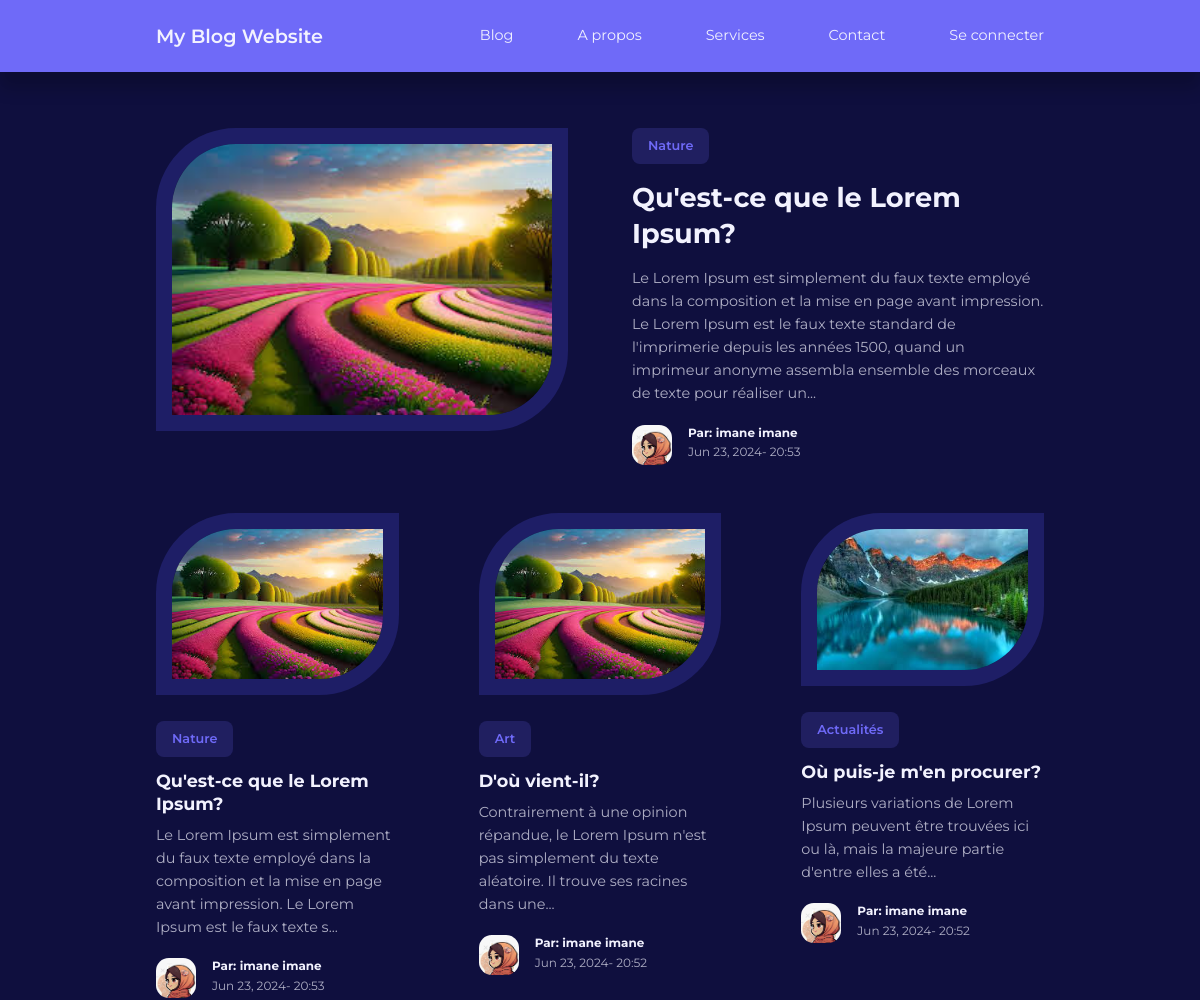
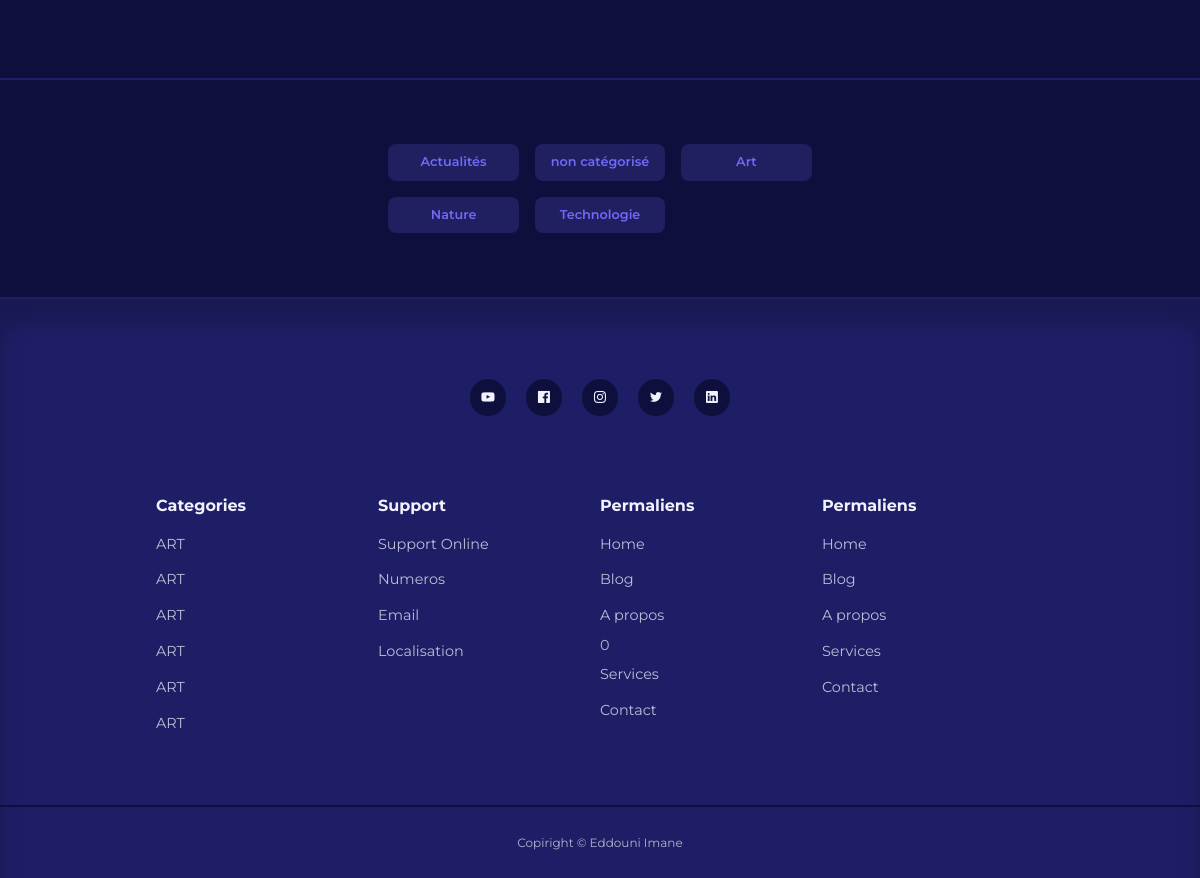
The page / on the database its author committed (2 pictures, top to bottom).
### tables this page shows
CREATE TABLE `posts` (
  `id` int(11) NOT NULL,
  `titre` varchar(255) NOT NULL,
  `body` text NOT NULL,
  `couverture` varchar(255) NOT NULL,
  `date_time` timestamp NOT NULL DEFAULT current_timestamp(),
  `category_id` int(11) UNSIGNED DEFAULT NULL,
  `author_id` int(11) UNSIGNED NOT NULL,
  `is_featured` tinyint(1) NOT NULL
);

CREATE TABLE `categories` (
  `id` int(11) UNSIGNED NOT NULL,
  `titre` varchar(50) NOT NULL,
  `description` text NOT NULL
);

CREATE TABLE `users` (
  `id` int(11) UNSIGNED NOT NULL,
  `prenom` varchar(50) NOT NULL,
  `nom` varchar(50) NOT NULL,
  `nom_utilisateur` varchar(50) NOT NULL,
  `email` varchar(100) NOT NULL,
  `password` varchar(255) NOT NULL,
  `avatar` varchar(255) NOT NULL,
  `is_admin` tinyint(1) NOT NULL
);

### index.php (the view)
<?php
   include 'partials/header.php';
   $featured_query  = "SELECT * FROM posts WHERE is_featured =1";
   $featured_result = mysqli_query($connection, $featured_query);
   $featured = mysqli_fetch_assoc($featured_result);
   $query = "SELECT * FROM posts ORDER BY date_time DESC LIMIT 9";
   $posts = mysqli_query($connection, $query);
   ?>
<?php if (mysqli_num_rows($featured_result) == 1) : ?>
    <section class="featured">
        <div class="container featured__container">
            <div class="post__thumbnail">
                <img src="./images/<?= $featured['couverture'] ?>">
            </div>
            <div class="post__info">
                <?php
                   $categry_id = $featured['category_id'];
                   $category_query = "SELECT * FROM categories WHERE id = $categry_id";
                   $category_result = mysqli_query($connection, $category_query);
                   $category = mysqli_fetch_assoc($category_result);
                   ?>
                <a href="<?= ROOT_URL ?>category-posts.php?id=<?= $featured['category_id'] ?>" class="category__button"><?= $category['titre'] ?></a>
                <h2 class="post__title"><a href="<?= ROOT_URL ?>post.php?id=<?= $featured['id'] ?>"><?= $featured['titre'] ?></a></h2>
                <p class="post__body">
                    <?= substr($featured['body'], 0, 300) ?>...
                </p>
                <div class="post__author">
                    <?php
                       $author_id = $featured['author_id'];
                       $author_query = "SELECT * FROM users WHERE id = $author_id";
                       $author_result = mysqli_query($connection, $author_query);
                       $author = mysqli_fetch_assoc($author_result);
                       ?>
                    <div class="post__author-avatar">
                        <img src="./images/<?= $author['avatar'] ?>">
                    </div>
                    <div class="post__author-info">
                        <h5>Par: <?= "{$author['prenom']} {$author['nom']}" ?></h5>
                        <small><?= date("M d, Y- H:i", strtotime($featured['date_time'])) ?></small>
                    </div>
                </div>
            </div>
        </div>
    </section>
<?php endif ?>
<section class="posts <?= $featured ? '' : 'section__extra-margin' ?>">
    <div class="container posts__container">
        <?php while ($post = mysqli_fetch_assoc($posts)) : ?>
            <article class="post">
                <div class="post__thumbnail">
                    <img src="./images/<?= $post['couverture'] ?>">
                </div>
                <div class=" post__info">
                    <?php
                       $categry_id = $post['category_id'];
                       $category_query = "SELECT * FROM categories WHERE id = $categry_id";
                       $category_result = mysqli_query($connection, $category_query);
                       $category = mysqli_fetch_assoc($category_result);
                       ?>
                    <a href="<?= ROOT_URL ?>category-posts.php?id=<?= $post['category_id'] ?>" class="category__button"><?= $category['titre'] ?></a>
                    <h3 class="post__title">
                        <a href="<?= ROOT_URL ?>post.php?id=<?= $post['id'] ?>"><?= $post['titre'] ?></a>
                    </h3>
                    <p class="post__body">
                        <?= substr($post['body'], 0, 150) ?>...
                    </p>
                    <div class="post__author">
                        <?php
                           $author_id = $post['author_id'];
                           $author_query = "SELECT * FROM users WHERE id = $author_id";
                           $author_result = mysqli_query($connection, $author_query);
                           $author = mysqli_fetch_assoc($author_result);
                           ?>
                        <div class="post__author-avatar">
                            <img src="./images/<?= $author['avatar'] ?>">
                        </div>
                        <div class="post__author-info">
                            <h5>Par: <?= "{$author['prenom']} {$author['nom']}" ?></h5>
                            <small>
                                <?= date("M d, Y- H:i", strtotime($post['date_time'])) ?>
                            </small>
                        </div>
                    </div>
                </div>
            </article>
        <?php endwhile ?>
    </div>
</section>
<div class="category__buttons">
    <div class="container category__buttons-container">
        <?php
           $all_categories_query = "SELECT * FROM categories";
           $all_categories_result = mysqli_query($connection, $all_categories_query);
           ?> <?php while ($category = mysqli_fetch_assoc($all_categories_result)) : ?>
            <a href="<?= ROOT_URL ?>category-posts.php?id=<?= $category['id'] ?>" class="category__button"><?= $category['titre'] ?></a>
        <?php endwhile ?>
    </div>
</div>
<?php include 'partials/footer.php' ?>

### partials/header.php (shortened to what this page needs)
<!DOCTYPE html>
<html lang="en">
<head>
    <link rel="stylesheet" href="<?= ROOT_URL ?>/css/style.css">
    <link rel="stylesheet" href="https://unicons.iconscout.com/release/v4.0.0/css/line.css">
</head>
<body>
    <nav>
        <div class="container nav__container">
            <a href="index.php" class="nav__logo">My Blog Website</a>
            <ul class="nav__items">
                <li> <a href="<?= ROOT_URL ?>blog.php">Blog</a></li>
                <li> <a href="<?= ROOT_URL ?>about.php">A propos</a></li>
                <li> <a href="<?= ROOT_URL ?>services.php">Services</a></li>
                <li> <a href="<?= ROOT_URL ?>contact.php">Contact</a></li>
                <?php if (isset($_SESSION['user-id'])) : ?>
                    <li class="nav__profile">
                        <div class="avatar">
                            <img src="<?= ROOT_URL . 'images/' . $avatar['avatar'] ?>">
                        </div>
                        <ul>
                            <li><a href="<?= ROOT_URL ?>admin/index.php">Tableau de bord </a></li>
                            <li><a href="<?= ROOT_URL ?>logout.php">Se deconnecter</a></li>
                        </ul>
                    </li>
                <?php else : ?>
                    <li> <a href="<?= ROOT_URL ?>signin.php">Se connecter</a></li>
                <?php endif ?>
            </ul>
        </div>
    </nav>

### partials/footer.php (shortened to what this page needs)
<footer>
    <div class="footer__socials">
        <a href="https://youtube.com"><i class="uil uil-youtube"></i></a>
        <a href="https://facebook.com"><i class="uil uil-facebook"></i></a>
        <a href="https://instagram.com"><i class="uil uil-instagram"></i></a>
        <a href="https://twitter.com"><i class="uil uil-twitter"></i></a>
        <a href="https://linkedin.com"><i class="uil uil-linkedin"></i></a>
    </div>
    <div class="container footer__container">
        <article>
            <h4>Categories</h4>
            <ul>
                <li><a href="">ART</a></li>
                <li><a href="">ART</a></li>
                <li><a href="">ART</a></li>
                <li><a href="">ART</a></li>
                <li><a href="">ART</a></li>
                <li><a href="">ART</a></li>
            </ul>
        </article>
        <article>
            <h4>Support</h4>
            <ul>
                <li><a href="">Support Online</a></li>
                <li><a href="">Numeros</a></li>
                <li><a href="">Email</a></li>
                <li><a href="">Localisation</a></li>
            </ul>
        </article>
        <article>
            <h4>Permaliens</h4>
            <ul>
                <li><a href="">Home</a></li>
                <li><a href="">Blog</a></li>
                <li><a href="">A propos</a></li>0
                <li><a href="">Services</a></li>
                <li><a href="">Contact</a></li>
            </ul>
        </article>
        <article>
            <h4>Permaliens</h4>
            <ul>
                <li><a href="">Home</a></li>
                <li><a href="">Blog</a></li>
                <li><a href="">A propos</a></li>
                <li><a href="">Services</a></li>
                <li><a href="">Contact</a></li>
            </ul>
        </article>
    </div>
    <div class="footer__copyright">
        <small>Copiright &copy; Eddouni Imane</small>
    </div>
</footer>
</body>
</html>

### css/style.css (style rules this page uses)
:root { --color-primary: #6f6af8; --color-primary-light: hsl(242, 91%, 69%, 18%); --color-primary-variant: #5854c7; --color-red: #da0f3f; --color-red-light: hsl(346, 87%, 46%, 15%); --color-green: #00c476; --color-green-light: hsl(156, 100%, 38%, 15%); --color-gray-900: #1e1e66; --color-gray-700: #2d2b7c; --color-gray-300: rgba(242, 242, 254, 0.3); --color-gray-200: rgba(242, 242, 254, 0.7); --color-white: #f2f2fe; --color-bg: #0f0f3e; --transition: all 300ms ease; --container-width-lg: 74%; --container-width-md: 88%; --form-width: 40%; --card-border-radius-1: 0.3rem; --card-border-radius-2: 0.5rem; --card-border-radius-3: 0.8rem; --card-border-radius-4: 2rem; --card-border-radius-5: 5rem; }
* { margin: 0; padding: 0; outline: 0; border: 0; appearance: 0; list-style: none; text-decoration: none; box-sizing: border-box; }
body { font-family: 'Montserrat', sans-serif; line-height: 1.6; color: var(--color-gray-200); overflow-x: hidden; background: var(--color-bg); font-size: 0.9rem; }
.container { width: var(--container-width-lg); max-width: 1800px; margin-inline: auto; }
section { margin-top: 3rem; width: 100vw; }
h1, h2, h3, h4, h5, h6 { color: var(--color-white); line-height: 1.3; }
h2 { font-size: 1.7rem; margin: 1rem 0; }
h3 { font-size: 1.1rem; margin: 0.8rem 0 0.5rem; }
h4 { font-size: 1rem; }
a { color: var(--color-white); transition: var(--transition); }
img { display: block; width: 100%; object-fit: cover; }
nav { background: var(--color-primary); width: 100vw; height: 4.5rem; position: fixed; top: 0; z-index: 10; box-shadow: 0 1rem 1rem rgba(0, 0, 0, 0.2); }
.nav__container { height: 100%; display: flex; align-items: center; justify-content: space-between; }
.nav__logo { font-weight: 600; font-size: 1.2rem; }
.nav__items { display: flex; align-items: center; gap: 4rem; }
.category__button { background: var(--color-primary-light); color: var(--color-primary); display: inline-block; padding: 0.5rem 1rem; border-radius: var(--card-border-radius-2); font-weight: 600; font-size: 0.8rem; text-align: center; }
.post__thumbnail { border-radius: var(--card-border-radius-5)0; border: 1rem solid var(--color-gray-900); overflow: hidden; margin-bottom: 1.6rem; }
.post__author { display: flex; gap: 1rem; margin-top: 1.2rem; }
.post__author-avatar { width: 2.5rem; height: 2.5rem; border-radius: var(--card-border-radius-3); overflow: hidden; }
.featured { margin-top: 8rem; }
.featured__container { display: grid; grid-template-columns: 1fr 1fr; gap: 4rem; }
.featured .post__thumbnail { height: fit-content; }
.posts__container { display: grid; grid-template-columns: repeat(3, 1fr); gap: 5rem; margin-bottom: 5rem; }
.category__buttons { padding: 4rem 0; border-top: 2px solid var(--color-gray-900); border-bottom: 2px solid var(--color-gray-900); }
.category__buttons-container { width: fit-content; display: grid; grid-template-columns: repeat(3, 1fr); gap: 1rem; }
footer { background: var(--color-gray-900); padding: 5rem 0 0; box-shadow: inset 0 1.5rem 1.5rem rgb(0, 0, 0, 0.2); }
.footer__socials { margin-inline: auto; width: fit-content; margin-bottom: 5rem; display: flex; justify-content: space-between; align-items: center; gap: 1.2rem; }
.footer__socials a { background: var(--color-bg); border-radius: 50%; width: 2.3rem; height: 2.3rem; display: flex; align-items: center; justify-content: center; }
.footer__container { display: grid; grid-template-columns: repeat(4, 1fr); }
footer h4 { color: var(--color-white); margin-bottom: 0.6rem; }
footer ul li { padding: 0.4rem 0; }
footer ul a { opacity: 0.75; }
.footer__copyright { text-align: center; padding: 1.5rem 0; border-top: 2px solid var(--color-bg); margin-top: 4rem; }

### rows shown on the page
posts: couverture (picture), titre "Qu'est-ce que le Lorem Ipsum?", body "Le Lorem Ipsum est simplement du faux texte employé dans la composition et la mise en page avant impression. Le Lorem Ipsum est le faux texte standard de l'imprimerie depuis les années 1500, quand un imprimeur anonyme assembla ensemble des morceaux de texte pour réaliser un", date_time "Jun 23, 2024- 20:53", category.titre "Nature", body "Le Lorem Ipsum est simplement du faux texte employé dans la composition et la mise en page avant impression. Le Lorem Ipsum est le faux texte s", author.avatar (picture), author.prenom "imane", author.nom "imane"
categories: titre "Nature"
users: avatar (picture), prenom "imane", nom "imane"
posts: couverture (picture), category.titre "Art", titre "D'où vient-il?", body "Contrairement à une opinion répandue, le Lorem Ipsum n'est pas simplement du texte aléatoire. Il trouve ses racines dans une", author.avatar (picture), author.prenom "imane", author.nom "imane", date_time "Jun 23, 2024- 20:52"
posts: couverture (picture), category.titre "Actualités", titre "Où puis-je m'en procurer?", body "Plusieurs variations de Lorem Ipsum peuvent être trouvées ici ou là, mais la majeure partie d'entre elles a été", author.avatar (picture), author.prenom "imane", author.nom "imane", date_time "Jun 23, 2024- 20:52"
categories: titre "Actualités"
categories: titre "non catégorisé"
categories: titre "Art"
categories: titre "Technologie"
